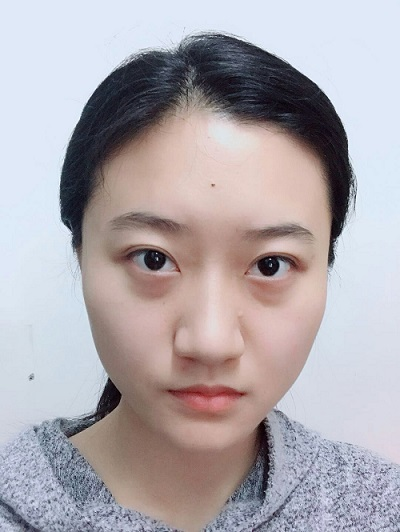
#> input picture testcase/test6.jpg, 400 x 532 px, found by its file name
$ python resize.py
#> lines starting #> are read from the running program, lines starting #| are printed output that depends on the picture
import cv2
import time
import numpy as np

if __name__ == '__main__':
	imgname = "test6.jpg"
	img = cv2.imread(imgname)
#> img is the input picture: shape (532, 400, 3); mean B, G, R 174.1, 168.9, 175.2
	px = 250
	py = 250

	paddedped_img = np.pad(img,((py,py),(px,px),(0,0)), 'constant',constant_values=0)
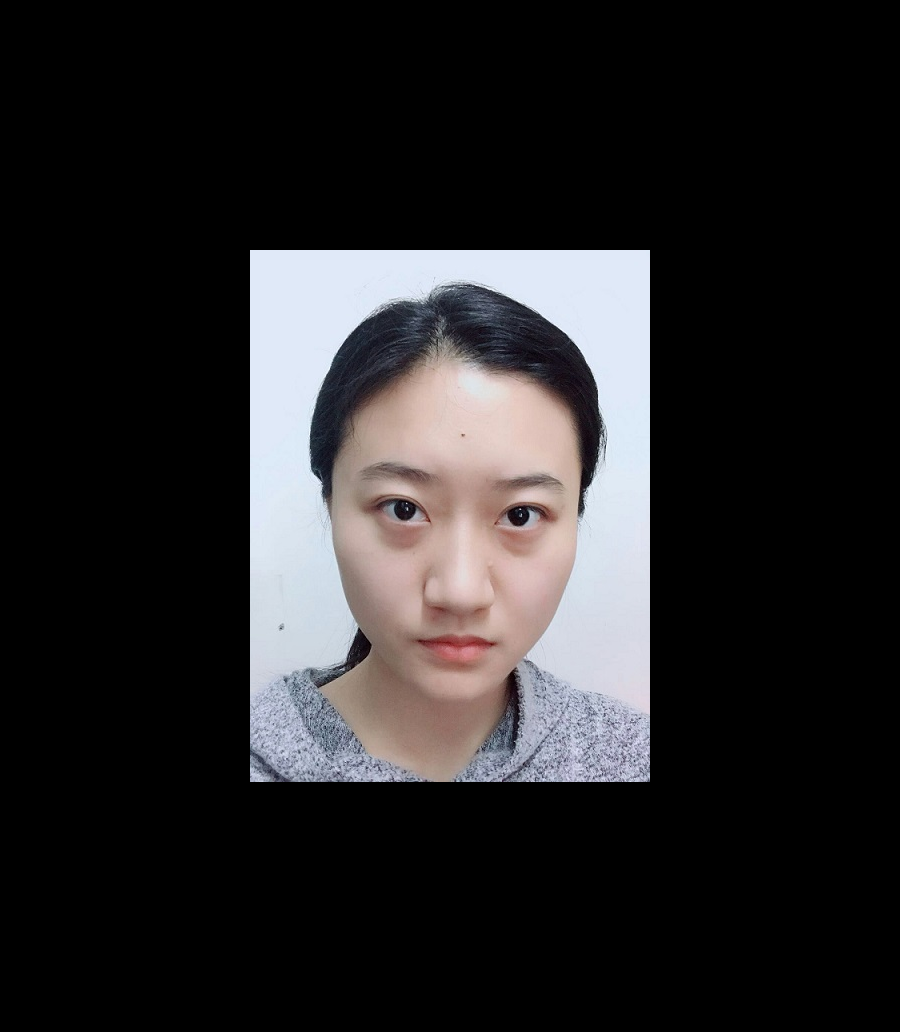
#> paddedped_img: shape (1032, 900, 3); mean B, G, R 39.9, 38.7, 40.1
	cv2.imwrite("padded.jpg",paddedped_img)

$ run again, with testcase/jz.jpg copied over testcase/test6.jpg
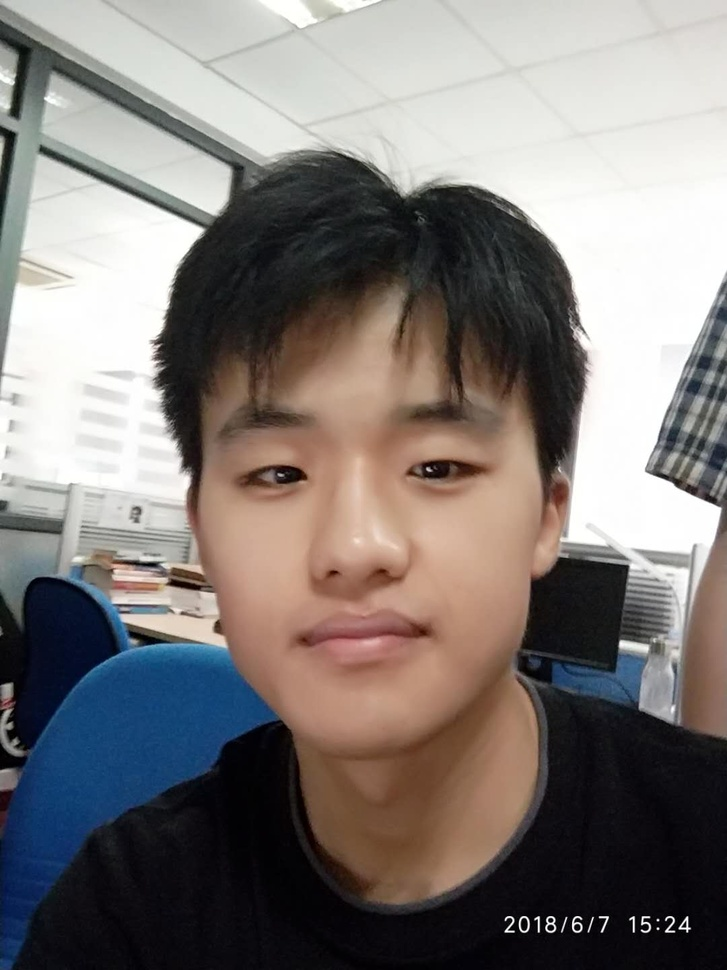
#> input picture testcase/jz.jpg, 727 x 970 px, shrunk from 1080 x 1440 before the run, found by its file name
#> img is the input picture: shape (970, 727, 3); mean B, G, R 119.6, 122.3, 128.4
#> `paddedped_img = np.pad(img,((py,py),(px,px),(0,0)), 'constant',constan..`:
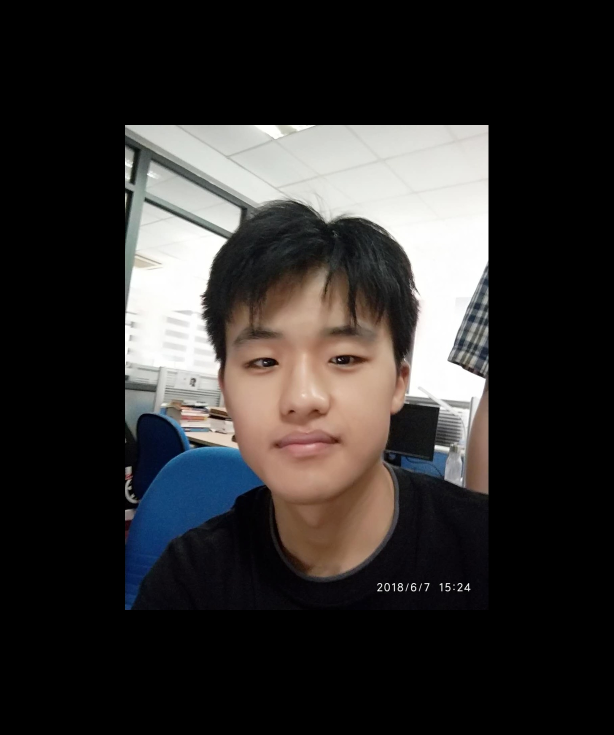
#> paddedped_img: shape (1470, 1227, 3) (shown at 1/2 size); mean B, G, R 46.8, 47.8, 50.2

$ run again, with testcase/sjh.jpg copied over testcase/test6.jpg
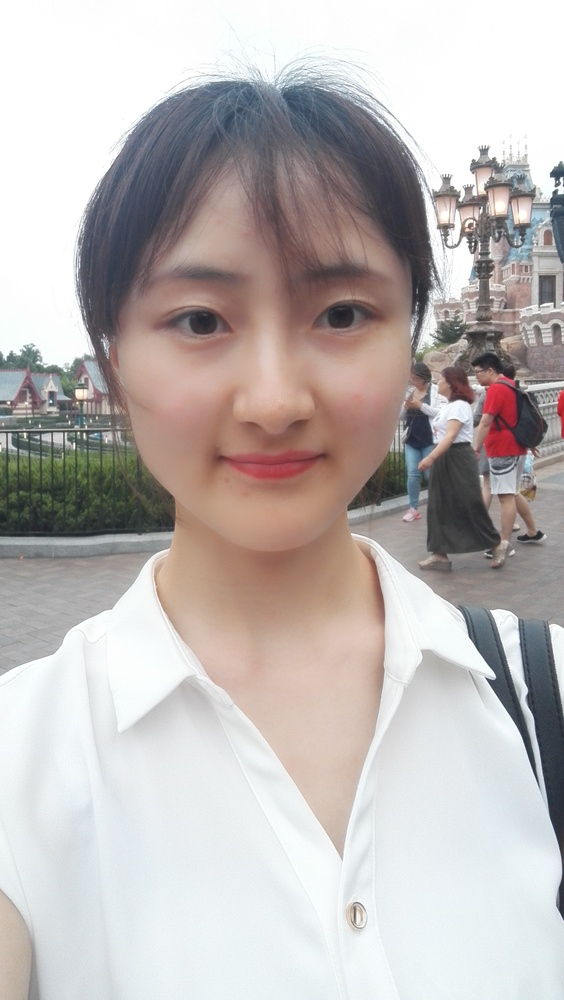
#> input picture testcase/sjh.jpg, 564 x 1000 px, shrunk from 1840 x 3264 before the run, found by its file name
#> img is the input picture: shape (1000, 564, 3); mean B, G, R 181.8, 183.4, 189.8
#> `paddedped_img = np.pad(img,((py,py),(px,px),(0,0)), 'constant',constan..`:
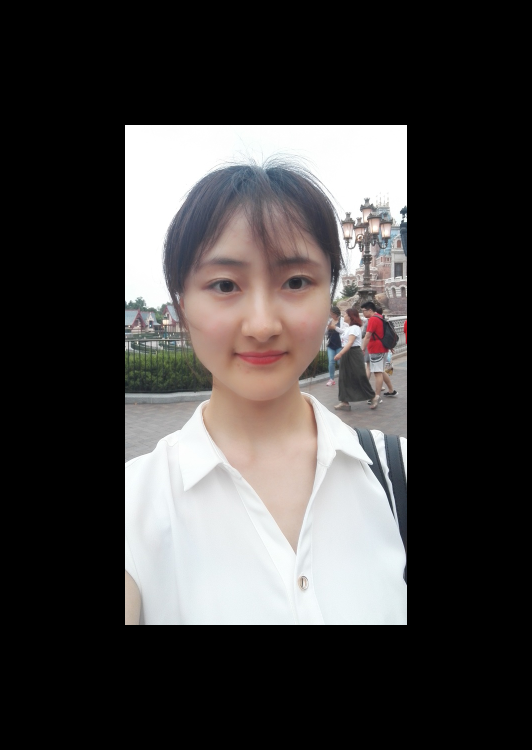
#> paddedped_img: shape (1500, 1064, 3) (shown at 1/2 size); mean B, G, R 64.3, 64.8, 67.1
